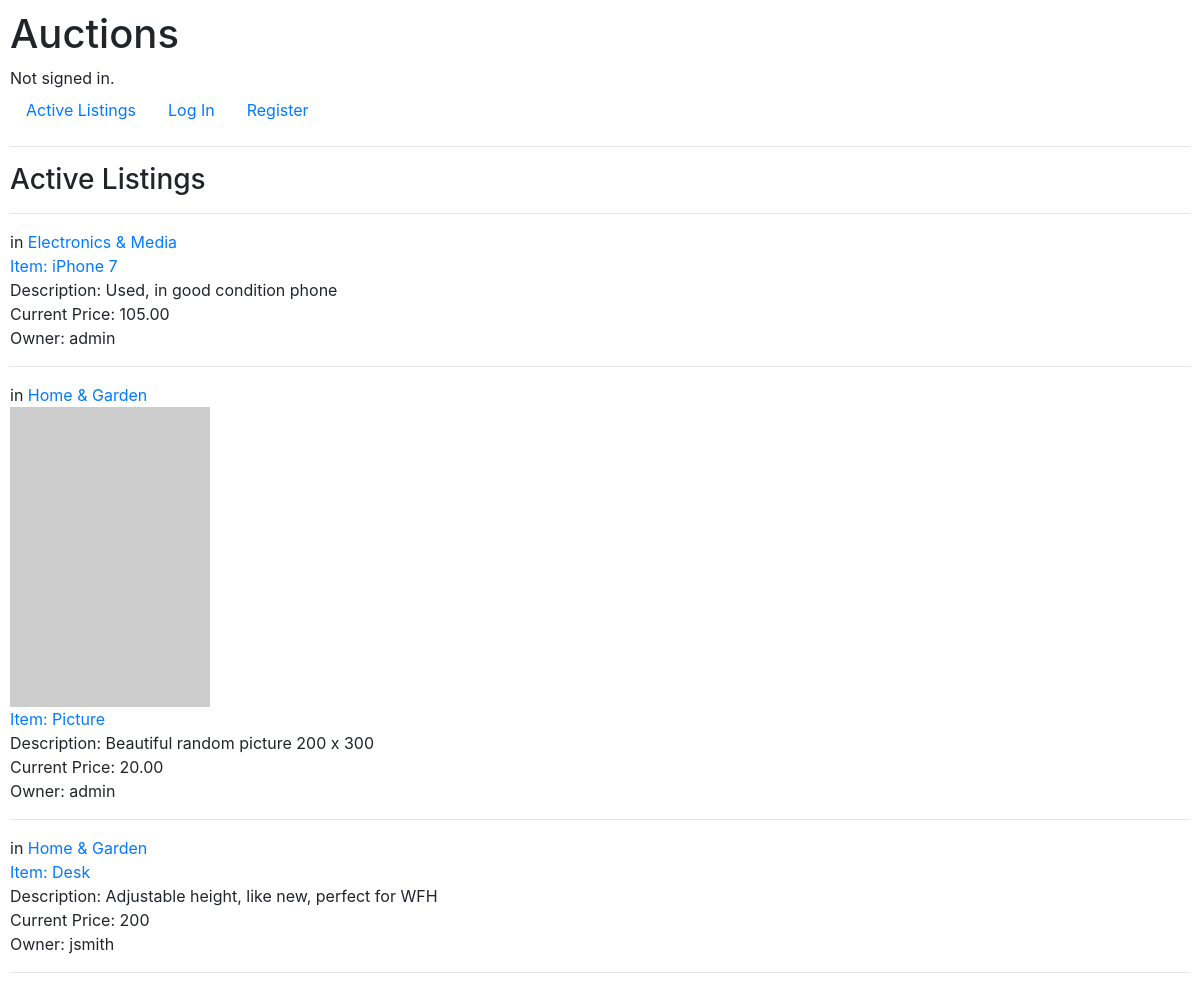
The page / on the database its author committed.
### auctions/models.py (models this page shows, shortened)
class AuctionListing(models.Model):
    title = models.CharField(max_length=128)
    description = models.CharField(max_length=1024)
    category = models.CharField(max_length=32,
        choices=[(categories[x][0], categories[x][0]) for x in range(0,len(categories))],
        default=categories[0][0],
        blank=True)
    image = models.URLField(blank=True)
    starting_price = models.IntegerField()
    status = models.BooleanField(default=True) #active or not
    date_posted = models.DateTimeField(auto_now_add=True)
    owner = models.ForeignKey("User", on_delete=models.CASCADE, related_name="owner_listings")
    winner = models.ForeignKey("User", on_delete=models.CASCADE, related_name="winner_listings")
    def getCurrentPrice(self):
        if len(self.bids.all()) != 0: #bids is the related_name
            return max([bid.amount for bid in self.bids.all()])
        else:
            return self.starting_price

class Bid(models.Model):
    listing = models.ForeignKey("AuctionListing", on_delete=models.CASCADE, related_name='bids')
    bidder = models.ForeignKey("User", on_delete=models.CASCADE)
    amount = models.DecimalField(max_digits=12, decimal_places=2)

class User(AbstractUser):
    watchlist = models.ManyToManyField("AuctionListing", related_name="watchers")

### auctions/views.py (the view)
# urls.py: path("", views.index, name="index"),
def index(request):
    if not request.user.is_authenticated:
        return render(request, "auctions/index.html", {
            "listings": AuctionListing.objects.all()
        })
    else:
        return render(request, "auctions/index.html", {
            "listings": AuctionListing.objects.all(),
            "userswatchlist": request.user.watchlist.all()
        })

### auctions/templates/auctions/index.html
{% extends "auctions/layout.html" %}
{% block body %}
    <h3>Active Listings</h3>
    <hr>
    {% for item in listings %}
        {% if item.status == False and item.winner == user %}
            Action has closed and you are the winner!
            <a href="{% url 'listing' item.id %}">{{ item.title }}</a>
            <hr>
        {% elif item.status %}
            <div>
                in <a href="{% url 'category' item.category %}">{{ item.category }}</a>
                <a href="{% url 'listing' item.id %}">
                    {% if item.image != "" %}
                        <br>
                        <img src="{{ item.image }}" alt="image of the item">
                    {% endif %}
                    <br>
                    Item: {{ item.title }}
                </a>
                <br>
                Description: {{ item.description }}
                <br>
                Current Price: {{ item.getCurrentPrice }}
                <br>
                {% if item.owner == user %}
                    Owner: you
                {% else %}
                    Owner: {{ item.owner.username }}
                {% endif %}
            </div>
        <hr>
        {% endif %}
    {% endfor %}
{% endblock %}

### auctions/templates/auctions/layout.html (shortened to what this page needs)
{% load static %}
<!DOCTYPE html>
<html lang="en">
    <head>
        <link rel="stylesheet" href="https://stackpath.bootstrapcdn.com/bootstrap/4.4.1/css/bootstrap.min.css">
        <link href="{% static 'auctions/styles.css' %}" rel="stylesheet">
    </head>
    <body>
        <h1>Auctions</h1>
        <div>
            {% if user.is_authenticated %}
                Signed in as <strong>{{ user.username }}</strong>.
            {% else %}
                Not signed in.
            {% endif %}
        </div>
        <ul class="nav">
            <li class="nav-item">
                <a class="nav-link" href="{% url 'index' %}">Active Listings</a>
            </li>
            {% if user.is_authenticated %}
                <li class="nav-item">
                    <a class="nav-link" href="{% url 'viewwatchlist' %}">Watchlist</a>
                </li>
                <li class="nav-item">
                    <a class="nav-link" href="{% url 'createlisting' %}">Create a listing</a>
                </li>
                <li class="nav-item">
                    <a class="nav-link" href="{% url 'logout' %}">Log Out</a>
                </li>
            {% else %}
                <li class="nav-item">
                    <a class="nav-link" href="{% url 'login' %}">Log In</a>
                </li>
                <li class="nav-item">
                    <a class="nav-link" href="{% url 'register' %}">Register</a>
                </li>
            {% endif %}
        </ul>
        <hr>
        {% block body %}
        {% endblock %}
    </body>
</html>

### auctions/static/auctions/styles.css (style rules this page uses)
body { padding: 10px; }

### rows shown on the page
AuctionListing: category "Electronics & Media", title "iPhone 7", description "Used, in good condition phone", getCurrentPrice "105.00", owner.username "admin"
AuctionListing: category "Home & Garden", status True (drawn), title "Picture", description "Beautiful random picture 200 x 300", getCurrentPrice "20.00", owner.username "admin"
AuctionListing: category "Home & Garden", title "Desk", description "Adjustable height, like new, perfect for WFH", getCurrentPrice "200", owner.username "jsmith"
